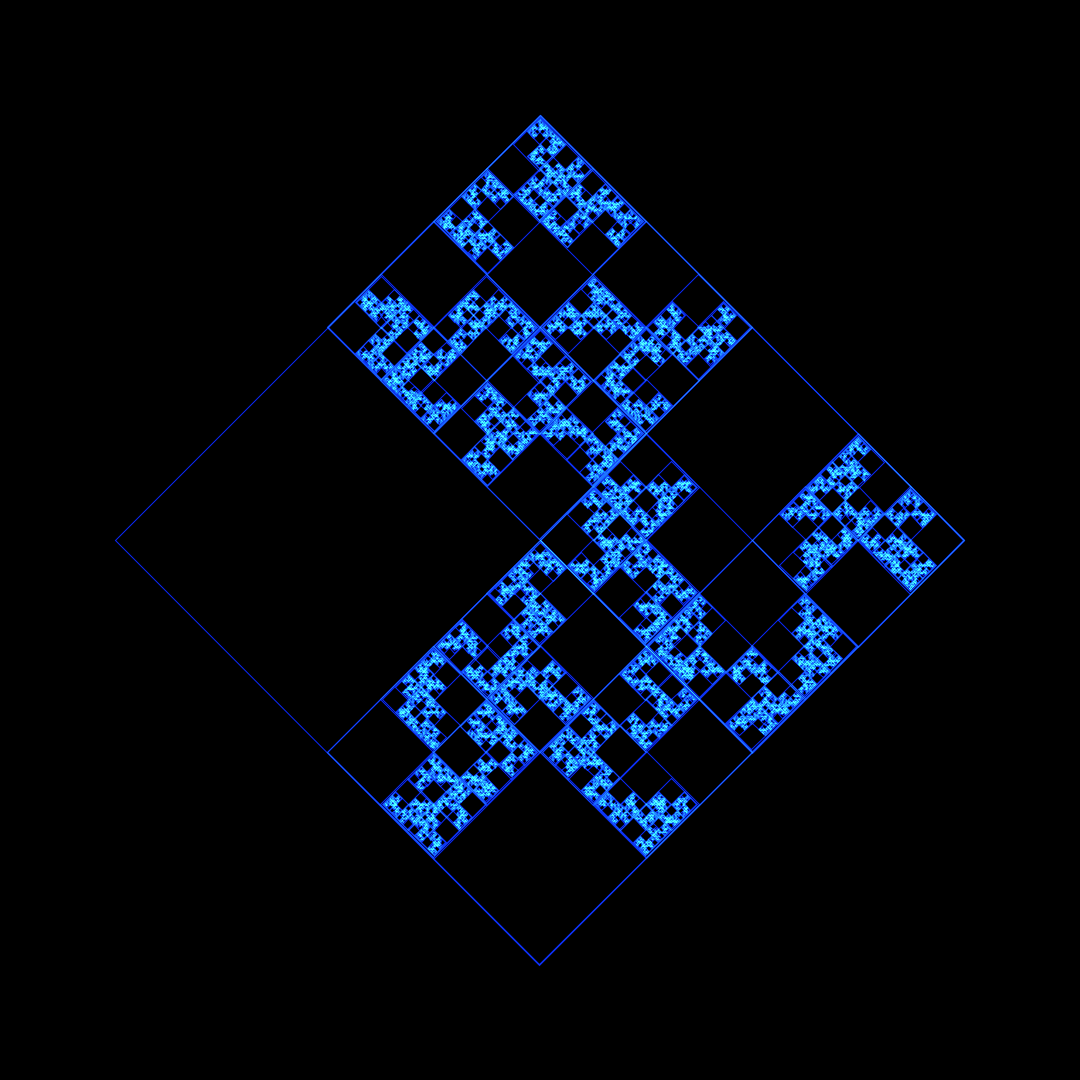
Frame 1 (no input)
Frame 60 (the mouse pressed at the canvas centre just before this capture): identical to frame 1, image omitted
Frame 120 (the mouse held since frame 60 and released just before this capture): identical to frame 1, image omitted

The Processing sketch that drew this single still picture (run headless with seeded random() and noise(); from frame 60 on, the mouse is pressed at the canvas centre):

// Processing sketch: rewriteRect
// ── rewriteRect.pde
// 20170618
// made by datchan

float INIT_SIDE = 600;
int MAXNUM = 10;

int num;

void setup() {
  size(1080, 1080);
  background(0);
  rectMode(CENTER);
  blendMode(ADD);
  noFill();
  stroke(10, 40, 255);

  num = 0;

  translate(width/2, height/2);
  rotate(PI/4.0);

  drawRect(0, 0, 0);
}

void draw() {
}

void drawRect(int n, float x, float y) {
  if (n == MAXNUM) return;

  int side = (int)(INIT_SIDE/pow(2, n));
  rect(x, y, side, side);
  int rand = (int)random(4.2);
  if (rand!=0)drawRect(n+1, x+side/4, y-side/4);
  if (rand!=1)drawRect(n+1, x-side/4, y-side/4);
  if (rand!=2)drawRect(n+1, x-side/4, y+side/4);
  if (rand!=3)drawRect(n+1, x+side/4, y+side/4);
}

void keyPressed() {
  if (key == 's') {
    save("img_"+month()+day()+hour()+minute()+second()+".png");
    print("saved.\n");
  }
}
